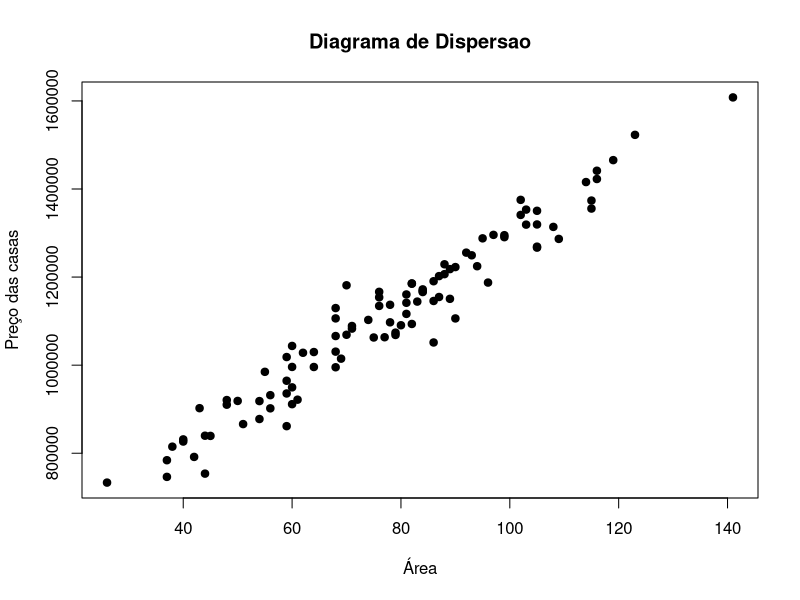
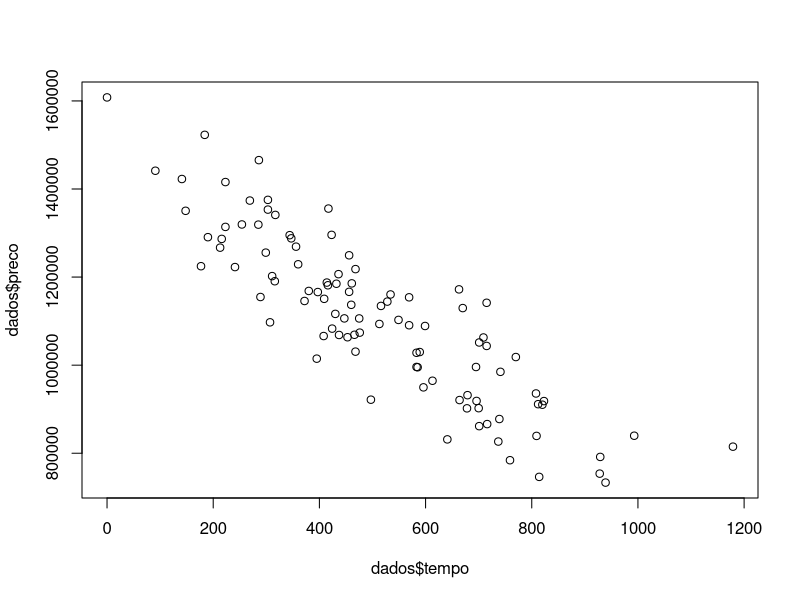
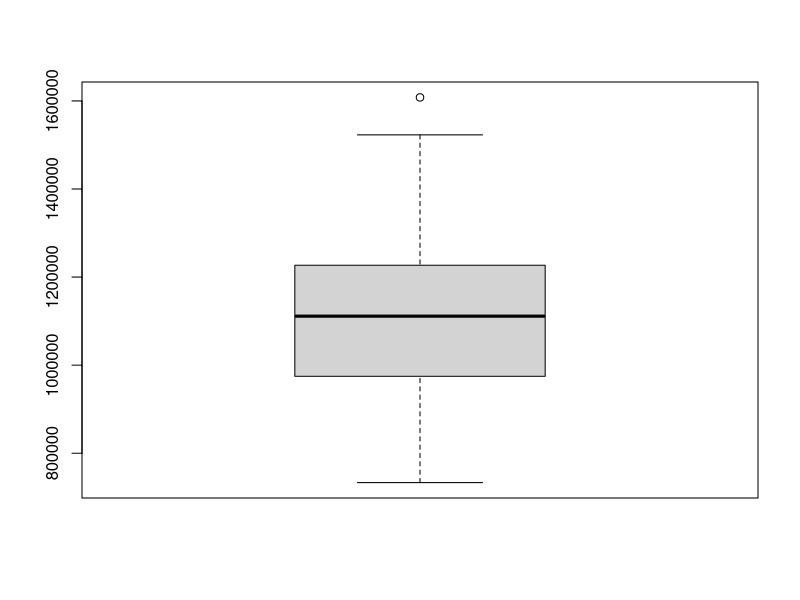
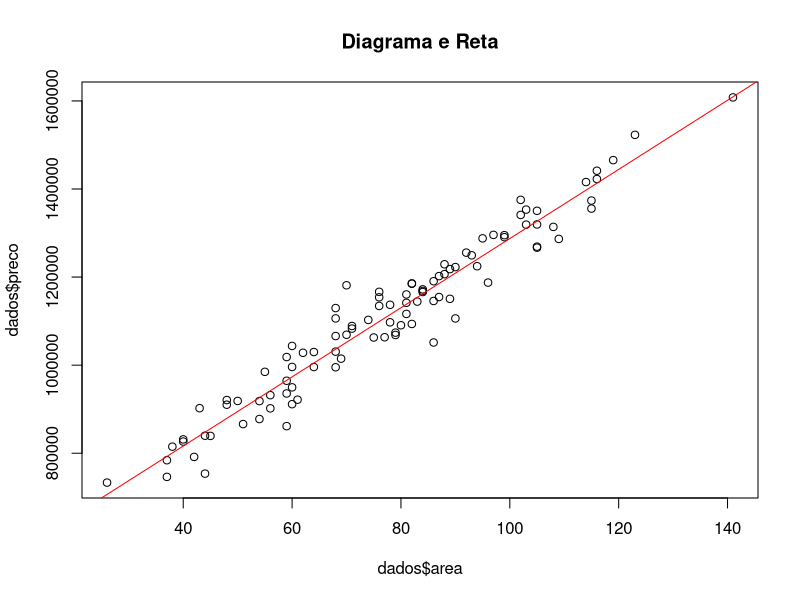
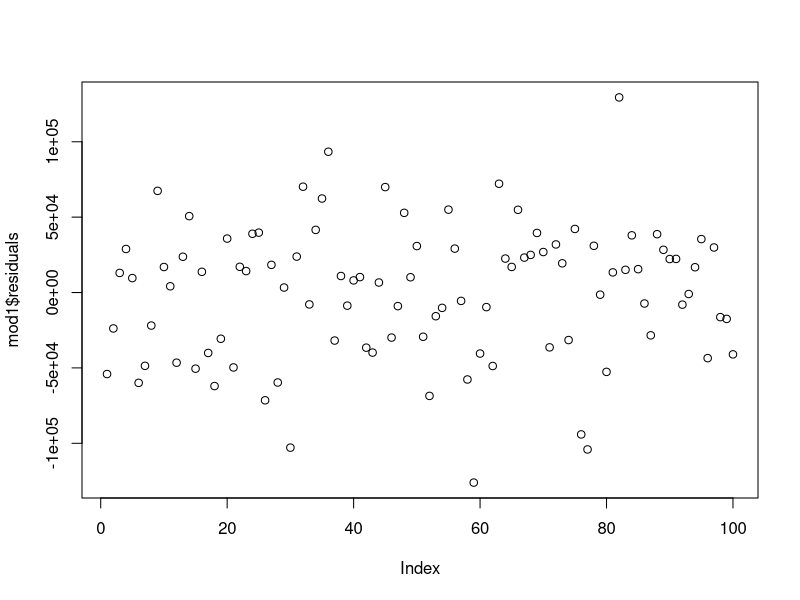
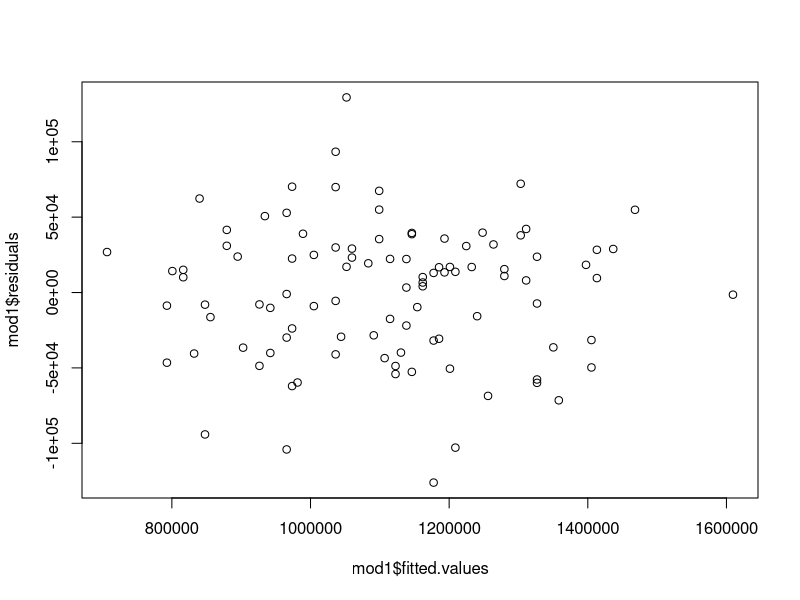
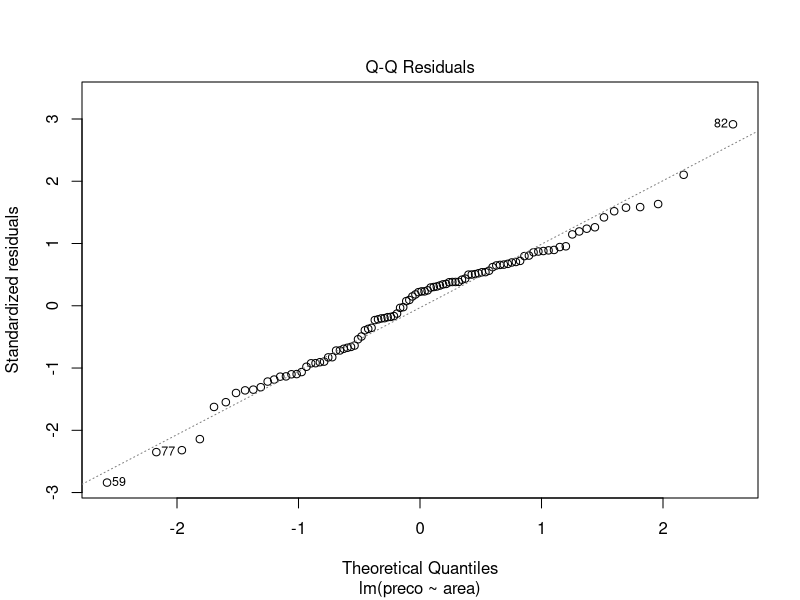

Generate these figures, in order, with R:
setwd("D:/projetos/github.com/datascience/alura/regressaolinear_r-master")
getwd()

install.packages("car")
install.packages("lmtest")

library(readxl)
library("car")
library(lmtest)

dados  <- read_excel("dados.xlsx")

plot(dados$area, dados$preco, 
     main="Diagrama de Dispersao",
     xlab="Área",
     ylab="Preço das casas",
     pch=19)

cor(dados$area, dados$preco)

cor.test(dados$area, dados$preco)

plot(dados$tempo, dados$preco)

cor(dados$tempo, dados$preco)

cor.test(dados$tempo, dados$preco)


boxplot(dados$preco)
summary(dados$preco)

quantile(dados$preco, 0.75)

which(dados$preco > quantile(dados$preco, 0.75))

mod1 <- lm(preco ~area, data = dados)
summary(mod1)
mod1

mod1$coefficients[[1]] + mod1$coefficients[[2]]*70


plot(dados$area, dados$preco, 
     main = "Diagrama e Reta")
abline(mod1, col="red")

names(summary(mod1))

plot(mod1$residuals)

identify(mod1$residuals, n=2)

dados_59 <- dados[-59,]
dados_59_82 <- dados[c(-59,-82),]

dwtest(mod1)

plot(mod1$fitted.values, mod1$residuals)

bptest(mod1)

plot(mod1, 2)

shapiro.test(mod1$residuals)

dados_novos  = data.frame(area = c(60,70))
predict(mod1, newdata = dados_novos)

predict(mod1, new_data = dados_novos, interval="confidence")
